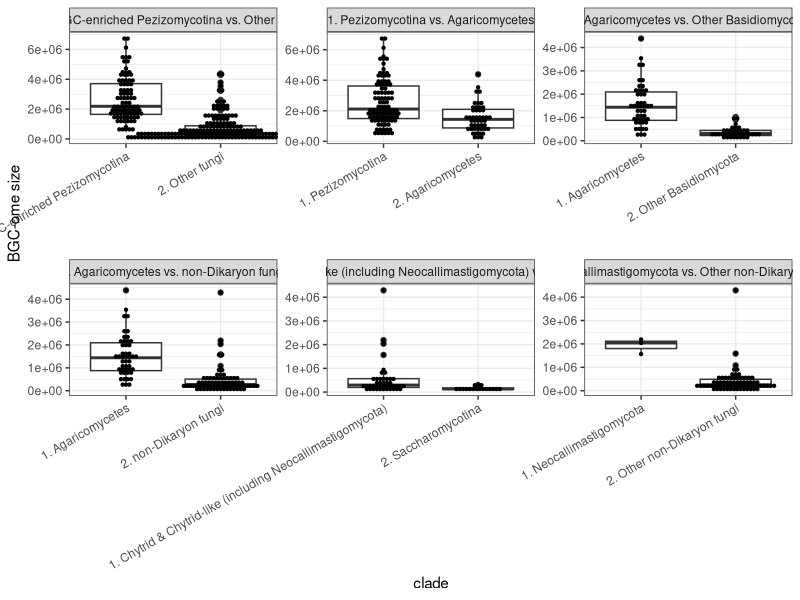

The R script that drew this image:
library(ggplot2)

dat <- read.table('Plotting_Input.txt', header=T, sep='\t')
# clade_comparison        clade   genome  bgcome_size

pdf("SupFigure_S19.pdf", height=8, width=22)
ggplot(dat, aes(x=clade, y=bgcome_size)) + geom_boxplot() + geom_dotplot(binaxis='y', stackdir='center') + theme_bw() + facet_wrap(~clade_comparison, scales='free') + theme(axis.text.x = element_text(angle = 30, vjust = 1, hjust=1)) + ylab("BGC-ome size")
dev.off()

